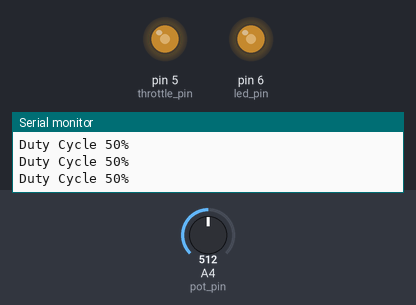
A program run on a simulated Arduino Nano, built with avr-gcc and run on an emulated ATmega328P. Parts: output pins drawn as LEDs (lit = HIGH), the last lines printed to the serial monitor. Inputs (shaded band) come from the test bench; at power-on: A4 (pot_pin) = 512.

Above: at 1.2 s.
1.3 s: A4 (pot_pin) set to 0
At 2.5 s:
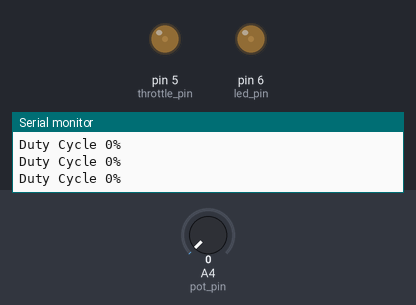
2.8 s: A4 (pot_pin) set to 716
At 3.8 s:
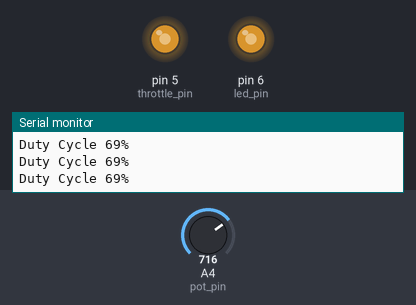
4.3 s: A4 (pot_pin) set to 1023
At 4.9 s:
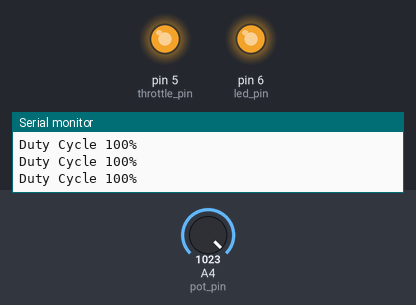
Timing chart, 0 to 7.3 s (numbered marks = the images above; inputs shaded):
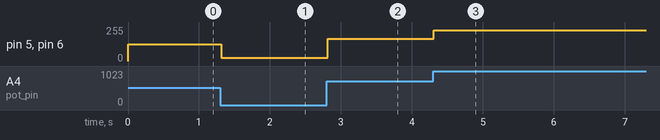

Measured:
- after the input at 1.3 s, pin 5 (throttle_pin), pin 6 (led_pin): 127/255 → 26/255 at once
- after the input at 2.8 s, pin 5 (throttle_pin), pin 6 (led_pin): 26/255 → 168/255 at once
- after the input at 4.3 s, pin 5 (throttle_pin), pin 6 (led_pin): 168/255 → 229/255 at once

The program:

main.cpp
```cpp
#include <Arduino.h>

/*
C15 PWM Throttle driver
Built for MCW1-UP Engine
Frequency need to be between 150Hz and 1000Hz
Duty cycle needs to be no less than 10% and no greater than 90% otherwise DTC
Written by Rick Spooner
*/

//Pin setup
int led_pin = 6;
int throttle_pin = 5;
int pot_pin = A4;

//Vars
int output_pwm;
int led_value;
int  throttle_value;
int duty_cycle;

void setup()
{
  //Frequency 976.56Hz
  //TCCR0B = TCCR0B & B11111000 | B00000011;


  //Frequency 244.14Hz
  //TCCR0B = TCCR0B & B11111000 | B00000100;

  Serial.begin(9600);

  //Set D6 LED and D5 PWM
  pinMode(led_pin, OUTPUT);
  pinMode(throttle_pin, OUTPUT);
}

void loop()
{
  //Get 10K pot
  output_pwm = analogRead(pot_pin);

  // 255 - 90% = 25.5 lower map value
  // 255 - 10% = 229.5 upper map value
  //Map needed values
  led_value = map(output_pwm, 0, 1023, 26, 229);
  throttle_value = map(output_pwm, 0, 1023, 26, 229);
  duty_cycle = map(output_pwm, 0 ,1023, 0, 100);

  //Write outputs to D5 and D6
  analogWrite(led_pin, led_value);
  analogWrite(throttle_pin, throttle_value);

  Serial.println("Duty Cycle " + String(duty_cycle) + "%");
  delay(1);
}
```
